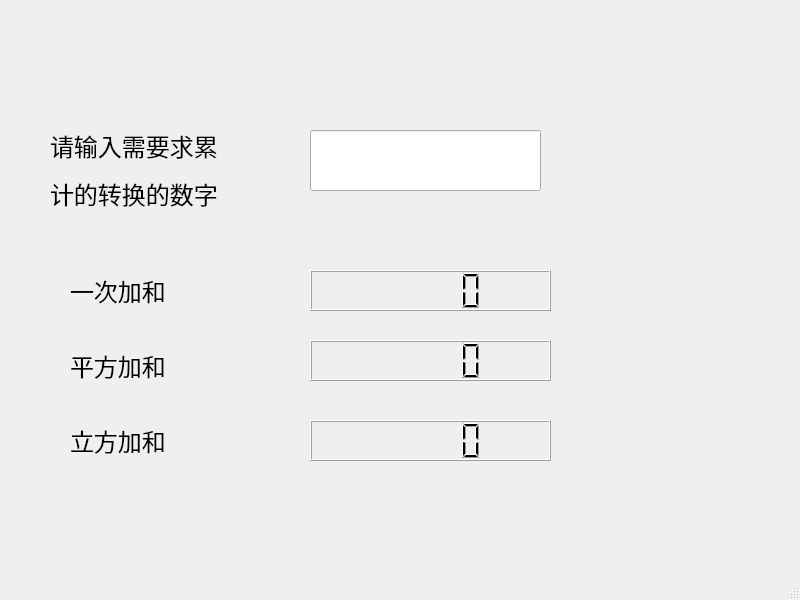
<?xml version="1.0" encoding="UTF-8"?>
<ui version="4.0">
 <class>MainWindow</class>
 <widget class="QMainWindow" name="MainWindow">
  <property name="geometry">
   <rect>
    <x>0</x>
    <y>0</y>
    <width>800</width>
    <height>600</height>
   </rect>
  </property>
  <property name="font">
   <font>
    <family>楷体_GB2312</family>
    <pointsize>18</pointsize>
   </font>
  </property>
  <property name="windowTitle">
   <string>MainWindow</string>
  </property>
  <widget class="QWidget" name="centralwidget">
   <widget class="QLabel" name="label">
    <property name="geometry">
     <rect>
      <x>50</x>
      <y>90</y>
      <width>221</width>
      <height>161</height>
     </rect>
    </property>
    <property name="text">
     <string>&lt;html&gt;&lt;head/&gt;&lt;body&gt;&lt;p&gt;请输入需要求累&lt;/p&gt;&lt;p&gt;计的转换的数字&lt;/p&gt;&lt;/body&gt;&lt;/html&gt;</string>
    </property>
   </widget>
   <widget class="QLineEdit" name="lineEdit">
    <property name="geometry">
     <rect>
      <x>310</x>
      <y>130</y>
      <width>231</width>
      <height>61</height>
     </rect>
    </property>
   </widget>
   <widget class="QLabel" name="label_2">
    <property name="geometry">
     <rect>
      <x>70</x>
      <y>270</y>
      <width>181</width>
      <height>41</height>
     </rect>
    </property>
    <property name="text">
     <string>一次加和</string>
    </property>
   </widget>
   <widget class="QLabel" name="label_3">
    <property name="geometry">
     <rect>
      <x>70</x>
      <y>350</y>
      <width>151</width>
      <height>31</height>
     </rect>
    </property>
    <property name="text">
     <string>平方加和</string>
    </property>
   </widget>
   <widget class="QLabel" name="label_4">
    <property name="geometry">
     <rect>
      <x>70</x>
      <y>420</y>
      <width>161</width>
      <height>41</height>
     </rect>
    </property>
    <property name="text">
     <string>立方加和</string>
    </property>
   </widget>
   <widget class="QLCDNumber" name="lcdNumber">
    <property name="geometry">
     <rect>
      <x>310</x>
      <y>270</y>
      <width>241</width>
      <height>41</height>
     </rect>
    </property>
   </widget>
   <widget class="QLCDNumber" name="lcdNumber_2">
    <property name="geometry">
     <rect>
      <x>310</x>
      <y>340</y>
      <width>241</width>
      <height>41</height>
     </rect>
    </property>
   </widget>
   <widget class="QLCDNumber" name="lcdNumber_3">
    <property name="geometry">
     <rect>
      <x>310</x>
      <y>420</y>
      <width>241</width>
      <height>41</height>
     </rect>
    </property>
   </widget>
  </widget>
  <widget class="QMenuBar" name="menubar">
   <property name="geometry">
    <rect>
     <x>0</x>
     <y>0</y>
     <width>800</width>
     <height>36</height>
    </rect>
   </property>
  </widget>
  <widget class="QStatusBar" name="statusbar"/>
 </widget>
 <resources/>
 <connections/>
</ui>
